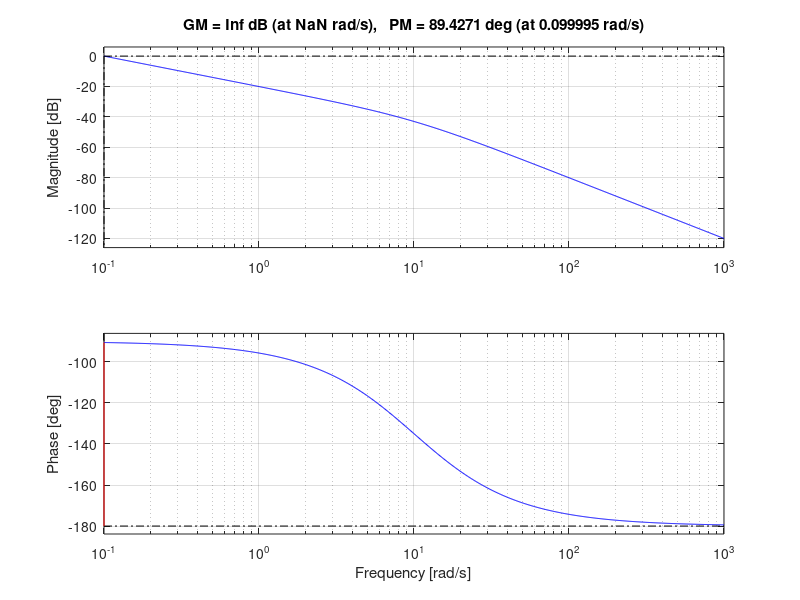

Reproduce this figure in MATLAB. (Note: this script raises an error after producing the figure.)
%% QUESTION 2020-09-29
% Gerado usando |publish('q20200929.m',struct('Format','pdf','outputDir','.')|

clear all
close all

%%
% Calcula Função de Transferência
K = 1
Ts = 0.1
G = tf(1,[1 10 0])

%%
% Discretização usando ZOH
Gz = c2d(G,Ts,'zoh')

%%
% Diagram de bode com indicação da margem de ganho e da margem de fase para o sistema contínuo
margin(G)

%%
% Cálculo da margem de Ganho (Gm) e Marge de Fase (Pm)
[Gm,Pm,Wcg,Wcp] = margin(G)

%%
% Converte TF para expressão simbólica
syms z w T
[num den] = tfdata(Gz,'v')
sGz = poly2sym(num,z)/poly2sym(den,z)
vpa(simplify(subs(sGz,T,Ts)),4) % Arrendonda para facilitar visualização

%%
% Aplicando transformação do plano s para o plano w
wz = (1 + (T/2)*w)/(1-(T/2)*w)
sGw = subs(sGz,z,wz)
vpa(simplify(subs(sGw,T,Ts)),4) % Arrendonda para facilitar visualização

%%
% Calculo de Kv através do $$lim_{w \to 0}w*G(w)$$
exprLimKv = w*simplifyFraction(subs(sGw,T,Ts))
Kv = eval(subs(simplify(exprLimKv),w,0))

% Convertendo de expressão simbólica para TF
[num,den] = numden(subs(sGw,T,Ts))
num = sym2poly(num)
den = sym2poly(den)
Gw = zpk(tf(num,den))

%%
% Diagram de bode com indicação da margem de ganho e da margem de fase para o sistema discretizado
margin(Gw)

%%
% Cálculo da margem de Ganho (Gm) e Marge de Fase (Pm)
[Gm,Pm,Wcg,Wcp] = margin(Gw)

